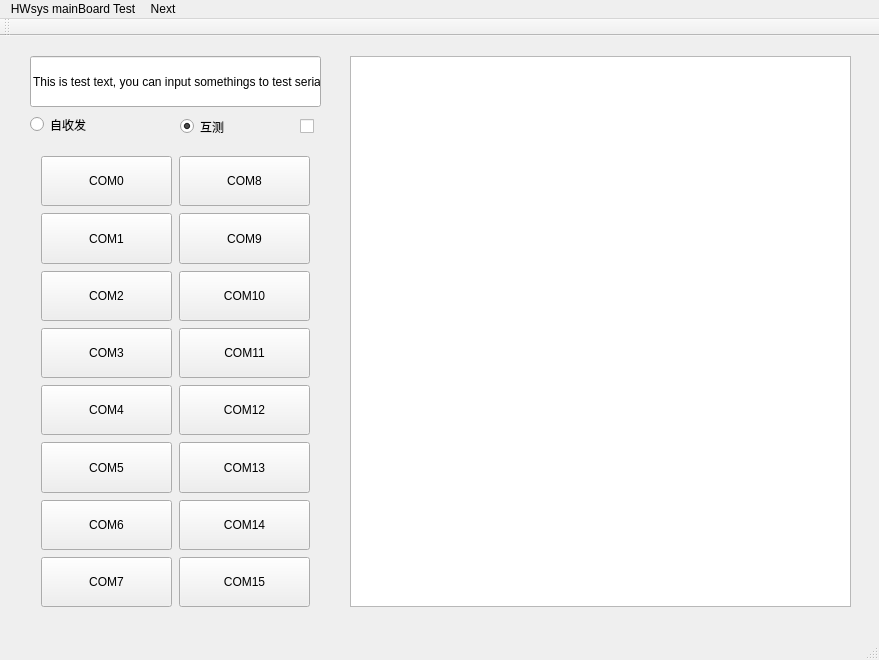
<?xml version="1.0" encoding="UTF-8"?>
<ui version="4.0">
 <class>MainWindow</class>
 <widget class="QMainWindow" name="MainWindow">
  <property name="geometry">
   <rect>
    <x>0</x>
    <y>0</y>
    <width>879</width>
    <height>660</height>
   </rect>
  </property>
  <property name="windowTitle">
   <string>MainWindow</string>
  </property>
  <widget class="QWidget" name="centralWidget">
   <widget class="QTextBrowser" name="textBrowser">
    <property name="geometry">
     <rect>
      <x>350</x>
      <y>20</y>
      <width>501</width>
      <height>551</height>
     </rect>
    </property>
    <property name="font">
     <font>
      <pointsize>14</pointsize>
     </font>
    </property>
    <property name="html">
     <string>&lt;!DOCTYPE HTML PUBLIC &quot;-//W3C//DTD HTML 4.0//EN&quot; &quot;http://www.w3.org/TR/REC-html40/strict.dtd&quot;&gt;
&lt;html&gt;&lt;head&gt;&lt;meta name=&quot;qrichtext&quot; content=&quot;1&quot; /&gt;&lt;style type=&quot;text/css&quot;&gt;
p, li { white-space: pre-wrap; }
&lt;/style&gt;&lt;/head&gt;&lt;body style=&quot; font-family:'Sans Serif'; font-size:14pt; font-weight:400; font-style:normal;&quot;&gt;
&lt;p style=&quot;-qt-paragraph-type:empty; margin-top:0px; margin-bottom:0px; margin-left:0px; margin-right:0px; -qt-block-indent:0; text-indent:0px; font-size:9pt;&quot;&gt;&lt;br /&gt;&lt;/p&gt;&lt;/body&gt;&lt;/html&gt;</string>
    </property>
   </widget>
   <widget class="QWidget" name="layoutWidget">
    <property name="geometry">
     <rect>
      <x>30</x>
      <y>120</y>
      <width>291</width>
      <height>451</height>
     </rect>
    </property>
    <layout class="QGridLayout" name="gridLayout" rowstretch="0,0,0,0,0,0,0,0" columnstretch="0,0">
     <property name="sizeConstraint">
      <enum>QLayout::SetDefaultConstraint</enum>
     </property>
     <property name="topMargin">
      <number>0</number>
     </property>
     <property name="bottomMargin">
      <number>0</number>
     </property>
     <property name="spacing">
      <number>7</number>
     </property>
     <item row="0" column="1">
      <widget class="QPushButton" name="pushButton_com8">
       <property name="sizePolicy">
        <sizepolicy hsizetype="Expanding" vsizetype="Expanding">
         <horstretch>0</horstretch>
         <verstretch>0</verstretch>
        </sizepolicy>
       </property>
       <property name="text">
        <string>COM8</string>
       </property>
       <attribute name="buttonGroup">
        <string notr="true">buttonGroup</string>
       </attribute>
      </widget>
     </item>
     <item row="1" column="0">
      <widget class="QPushButton" name="pushButton_com1">
       <property name="sizePolicy">
        <sizepolicy hsizetype="Minimum" vsizetype="Expanding">
         <horstretch>0</horstretch>
         <verstretch>0</verstretch>
        </sizepolicy>
       </property>
       <property name="text">
        <string>COM1</string>
       </property>
       <attribute name="buttonGroup">
        <string notr="true">buttonGroup</string>
       </attribute>
      </widget>
     </item>
     <item row="1" column="1">
      <widget class="QPushButton" name="pushButton_com9">
       <property name="sizePolicy">
        <sizepolicy hsizetype="Minimum" vsizetype="Expanding">
         <horstretch>0</horstretch>
         <verstretch>0</verstretch>
        </sizepolicy>
       </property>
       <property name="text">
        <string>COM9</string>
       </property>
       <attribute name="buttonGroup">
        <string notr="true">buttonGroup</string>
       </attribute>
      </widget>
     </item>
     <item row="2" column="0">
      <widget class="QPushButton" name="pushButton_com2">
       <property name="sizePolicy">
        <sizepolicy hsizetype="Minimum" vsizetype="Expanding">
         <horstretch>0</horstretch>
         <verstretch>0</verstretch>
        </sizepolicy>
       </property>
       <property name="text">
        <string>COM2</string>
       </property>
       <attribute name="buttonGroup">
        <string notr="true">buttonGroup</string>
       </attribute>
      </widget>
     </item>
     <item row="2" column="1">
      <widget class="QPushButton" name="pushButton_com10">
       <property name="sizePolicy">
        <sizepolicy hsizetype="Minimum" vsizetype="Expanding">
         <horstretch>0</horstretch>
         <verstretch>0</verstretch>
        </sizepolicy>
       </property>
       <property name="text">
        <string>COM10</string>
       </property>
       <attribute name="buttonGroup">
        <string notr="true">buttonGroup</string>
       </attribute>
      </widget>
     </item>
     <item row="3" column="0">
      <widget class="QPushButton" name="pushButton_com3">
       <property name="sizePolicy">
        <sizepolicy hsizetype="Minimum" vsizetype="Expanding">
         <horstretch>0</horstretch>
         <verstretch>0</verstretch>
        </sizepolicy>
       </property>
       <property name="text">
        <string>COM3</string>
       </property>
       <attribute name="buttonGroup">
        <string notr="true">buttonGroup</string>
       </attribute>
      </widget>
     </item>
     <item row="3" column="1">
      <widget class="QPushButton" name="pushButton_com11">
       <property name="sizePolicy">
        <sizepolicy hsizetype="Minimum" vsizetype="Expanding">
         <horstretch>0</horstretch>
         <verstretch>0</verstretch>
        </sizepolicy>
       </property>
       <property name="text">
        <string>COM11</string>
       </property>
       <attribute name="buttonGroup">
        <string notr="true">buttonGroup</string>
       </attribute>
      </widget>
     </item>
     <item row="4" column="0">
      <widget class="QPushButton" name="pushButton_com4">
       <property name="sizePolicy">
        <sizepolicy hsizetype="Minimum" vsizetype="Expanding">
         <horstretch>0</horstretch>
         <verstretch>0</verstretch>
        </sizepolicy>
       </property>
       <property name="text">
        <string>COM4</string>
       </property>
       <attribute name="buttonGroup">
        <string notr="true">buttonGroup</string>
       </attribute>
      </widget>
     </item>
     <item row="4" column="1">
      <widget class="QPushButton" name="pushButton_com12">
       <property name="sizePolicy">
        <sizepolicy hsizetype="Minimum" vsizetype="Expanding">
         <horstretch>0</horstretch>
         <verstretch>0</verstretch>
        </sizepolicy>
       </property>
       <property name="text">
        <string>COM12</string>
       </property>
       <attribute name="buttonGroup">
        <string notr="true">buttonGroup</string>
       </attribute>
      </widget>
     </item>
     <item row="5" column="0">
      <widget class="QPushButton" name="pushButton_com5">
       <property name="sizePolicy">
        <sizepolicy hsizetype="Minimum" vsizetype="Expanding">
         <horstretch>0</horstretch>
         <verstretch>0</verstretch>
        </sizepolicy>
       </property>
       <property name="text">
        <string>COM5</string>
       </property>
       <attribute name="buttonGroup">
        <string notr="true">buttonGroup</string>
       </attribute>
      </widget>
     </item>
     <item row="5" column="1">
      <widget class="QPushButton" name="pushButton_com13">
       <property name="sizePolicy">
        <sizepolicy hsizetype="Minimum" vsizetype="Expanding">
         <horstretch>0</horstretch>
         <verstretch>0</verstretch>
        </sizepolicy>
       </property>
       <property name="text">
        <string>COM13</string>
       </property>
       <attribute name="buttonGroup">
        <string notr="true">buttonGroup</string>
       </attribute>
      </widget>
     </item>
     <item row="6" column="0">
      <widget class="QPushButton" name="pushButton_com6">
       <property name="sizePolicy">
        <sizepolicy hsizetype="Minimum" vsizetype="Expanding">
         <horstretch>0</horstretch>
         <verstretch>0</verstretch>
        </sizepolicy>
       </property>
       <property name="text">
        <string>COM6</string>
       </property>
       <attribute name="buttonGroup">
        <string notr="true">buttonGroup</string>
       </attribute>
      </widget>
     </item>
     <item row="7" column="0">
      <widget class="QPushButton" name="pushButton_com7">
       <property name="sizePolicy">
        <sizepolicy hsizetype="Minimum" vsizetype="Expanding">
         <horstretch>0</horstretch>
         <verstretch>0</verstretch>
        </sizepolicy>
       </property>
       <property name="text">
        <string>COM7</string>
       </property>
       <attribute name="buttonGroup">
        <string notr="true">buttonGroup</string>
       </attribute>
      </widget>
     </item>
     <item row="6" column="1">
      <widget class="QPushButton" name="pushButton_com14">
       <property name="sizePolicy">
        <sizepolicy hsizetype="Minimum" vsizetype="Expanding">
         <horstretch>0</horstretch>
         <verstretch>0</verstretch>
        </sizepolicy>
       </property>
       <property name="text">
        <string>COM14</string>
       </property>
       <attribute name="buttonGroup">
        <string notr="true">buttonGroup</string>
       </attribute>
      </widget>
     </item>
     <item row="7" column="1">
      <widget class="QPushButton" name="pushButton_com15">
       <property name="sizePolicy">
        <sizepolicy hsizetype="Minimum" vsizetype="Expanding">
         <horstretch>0</horstretch>
         <verstretch>0</verstretch>
        </sizepolicy>
       </property>
       <property name="text">
        <string>COM15</string>
       </property>
       <attribute name="buttonGroup">
        <string notr="true">buttonGroup</string>
       </attribute>
      </widget>
     </item>
     <item row="0" column="0">
      <widget class="QPushButton" name="pushButton_com0">
       <property name="sizePolicy">
        <sizepolicy hsizetype="Expanding" vsizetype="Expanding">
         <horstretch>0</horstretch>
         <verstretch>0</verstretch>
        </sizepolicy>
       </property>
       <property name="baseSize">
        <size>
         <width>0</width>
         <height>0</height>
        </size>
       </property>
       <property name="text">
        <string>COM0</string>
       </property>
       <property name="iconSize">
        <size>
         <width>20</width>
         <height>20</height>
        </size>
       </property>
       <attribute name="buttonGroup">
        <string notr="true">buttonGroup</string>
       </attribute>
      </widget>
     </item>
    </layout>
   </widget>
   <widget class="QRadioButton" name="radioButton_self">
    <property name="geometry">
     <rect>
      <x>30</x>
      <y>73</y>
      <width>97</width>
      <height>31</height>
     </rect>
    </property>
    <property name="text">
     <string>自收发</string>
    </property>
   </widget>
   <widget class="QRadioButton" name="radioButton_both">
    <property name="geometry">
     <rect>
      <x>180</x>
      <y>70</y>
      <width>61</width>
      <height>41</height>
     </rect>
    </property>
    <property name="text">
     <string>互测</string>
    </property>
    <property name="checked">
     <bool>true</bool>
    </property>
   </widget>
   <widget class="QLineEdit" name="testLine">
    <property name="geometry">
     <rect>
      <x>30</x>
      <y>20</y>
      <width>291</width>
      <height>51</height>
     </rect>
    </property>
    <property name="text">
     <string>This is test text, you can input somethings to test serial.</string>
    </property>
    <property name="cursorPosition">
     <number>0</number>
    </property>
   </widget>
   <widget class="QCheckBox" name="testBox">
    <property name="geometry">
     <rect>
      <x>300</x>
      <y>70</y>
      <width>21</width>
      <height>41</height>
     </rect>
    </property>
    <property name="sizePolicy">
     <sizepolicy hsizetype="Maximum" vsizetype="Maximum">
      <horstretch>0</horstretch>
      <verstretch>0</verstretch>
     </sizepolicy>
    </property>
    <property name="cursor">
     <cursorShape>ArrowCursor</cursorShape>
    </property>
    <property name="text">
     <string/>
    </property>
   </widget>
  </widget>
  <widget class="QMenuBar" name="menuBar">
   <property name="geometry">
    <rect>
     <x>0</x>
     <y>0</y>
     <width>879</width>
     <height>22</height>
    </rect>
   </property>
   <widget class="QMenu" name="menuHWsys_mainBoard_Test">
    <property name="title">
     <string>HWsys mainBoard Test</string>
    </property>
    <addaction name="separator"/>
    <addaction name="separator"/>
    <addaction name="actionAbout"/>
    <addaction name="actionExit"/>
   </widget>
   <widget class="QMenu" name="menuNext">
    <property name="title">
     <string>Next</string>
    </property>
   </widget>
   <addaction name="menuHWsys_mainBoard_Test"/>
   <addaction name="menuNext"/>
  </widget>
  <widget class="QToolBar" name="mainToolBar">
   <attribute name="toolBarArea">
    <enum>TopToolBarArea</enum>
   </attribute>
   <attribute name="toolBarBreak">
    <bool>false</bool>
   </attribute>
  </widget>
  <widget class="QStatusBar" name="statusBar"/>
  <action name="actionAbout">
   <property name="text">
    <string>about</string>
   </property>
  </action>
  <action name="actionExit">
   <property name="text">
    <string>exit</string>
   </property>
  </action>
 </widget>
 <layoutdefault spacing="6" margin="11"/>
 <resources/>
 <connections/>
 <slots>
  <slot>serialChanged()</slot>
  <slot>serialChanged(QString)</slot>
 </slots>
 <buttongroups>
  <buttongroup name="buttonGroup"/>
 </buttongroups>
</ui>
